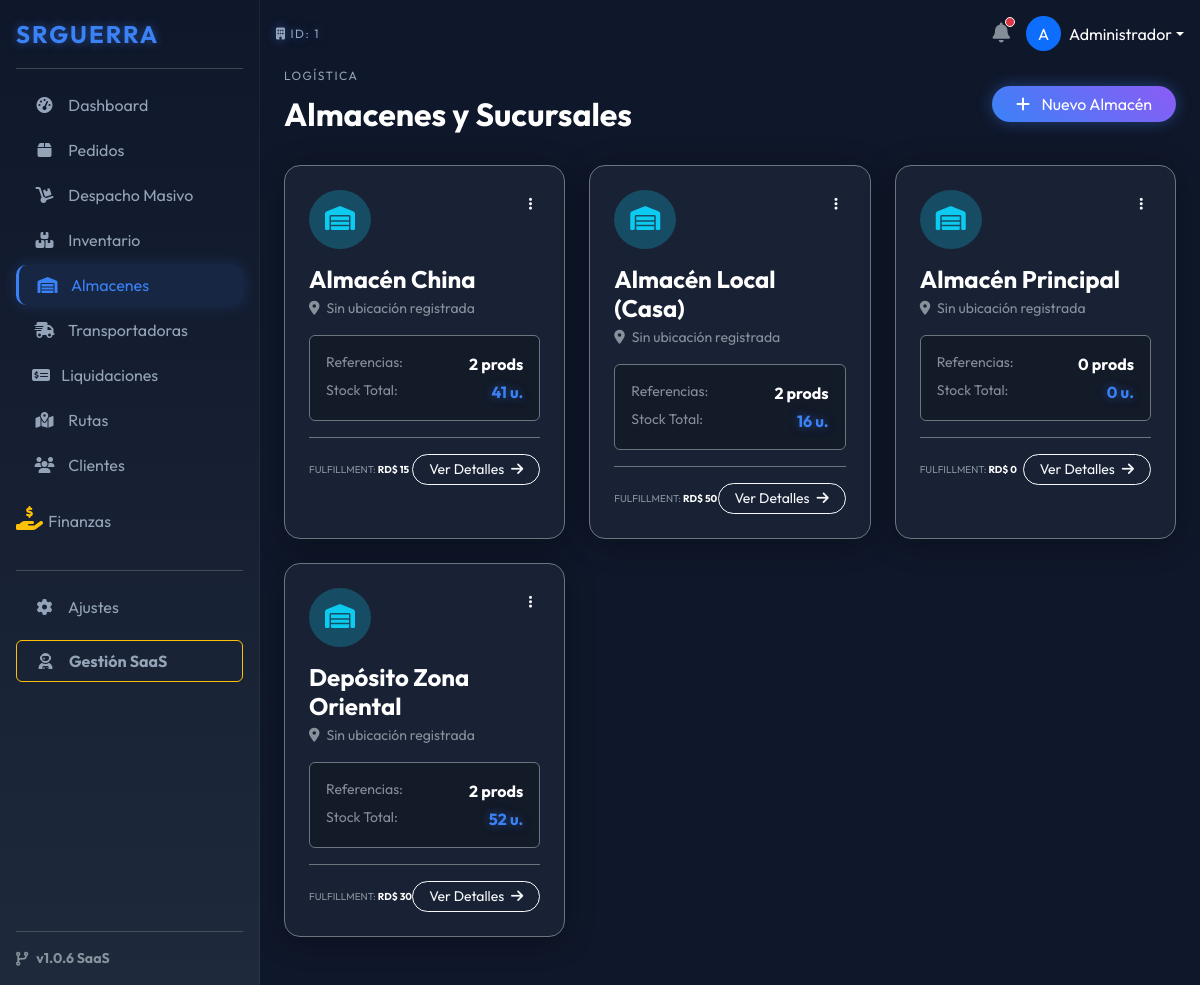
The page /index.php?ruta=almacenes (signed in) on the database its author committed.
### tables this page shows
CREATE TABLE `almacenes` (
  `id` int(11) NOT NULL,
  `empresa_id` int(11) NOT NULL,
  `nombre` varchar(100) NOT NULL,
  `ubicacion` varchar(255) DEFAULT NULL,
  `costo_empaque` decimal(10,2) DEFAULT 0.00,
  `activo` tinyint(1) DEFAULT 1
);

### modules/almacenes/index.php (the view, shortened to what this page needs)
<?php
$empresa_id = $_SESSION['empresa_id'];
$sql = "SELECT a.*,
        (SELECT COUNT(*) FROM inventario_almacen WHERE almacen_id = a.id AND cantidad > 0) as total_referencias,
        (SELECT SUM(cantidad) FROM inventario_almacen WHERE almacen_id = a.id) as total_unidades
        FROM almacenes a
        WHERE a.empresa_id = ? AND a.activo = 1
        ORDER BY a.nombre ASC";
$stmt = $pdo->prepare($sql);
$stmt->execute([$empresa_id]);
$almacenes = $stmt->fetchAll();
?>
<div class="d-flex justify-content-between align-items-center mb-4">
    <div>
        <span class="h-label">LOGÍSTICA</span>
        <h2 class="fw-bold text-white">Almacenes y Sucursales</h2>
    </div>
    <a href="index.php?ruta=almacenes/nuevo" class="btn btn-glow rounded-pill px-4">
        <i class="fas fa-plus me-2"></i> Nuevo Almacén
    </a>
</div>
<div class="row g-4">
    <?php if(count($almacenes) > 0): ?>
        <?php foreach($almacenes as $a): ?>
        <div class="col-md-4">
            <div class="card-glass h-100 p-4 position-relative group-hover border-secondary">
                <div class="d-flex justify-content-between align-items-start mb-3">
                    <div class="bg-info bg-opacity-25 p-3 rounded-circle">
                        <i class="fas fa-warehouse text-info fs-4"></i>
                    </div>
                    <div class="dropdown">
                        <button class="btn btn-sm btn-outline-light border-0" type="button" data-bs-toggle="dropdown">
                            <i class="fas fa-ellipsis-v"></i>
                        </button>
                    </div>
                </div>
                <h4 class="text-white fw-bold mb-1"><?php echo $a['nombre']; ?></h4>
                <p class="text-muted small mb-3">
                    <i class="fas fa-map-marker-alt me-1"></i>
                    <?php echo !empty($a['ubicacion']) ? $a['ubicacion'] : 'Sin ubicación registrada'; ?>
                </p>
                <div class="p-3 bg-black bg-opacity-25 rounded border border-secondary mb-3">
                    <div class="d-flex justify-content-between mb-1">
                        <span class="small text-muted">Referencias:</span>
                        <span class="text-white fw-bold"><?php echo $a['total_referencias']; ?> prods</span>
                    </div>
                    <div class="d-flex justify-content-between">
                        <span class="small text-muted">Stock Total:</span>
                        <span class="text-neon fw-bold"><?php echo number_format($a['total_unidades'] ?: 0); ?> u.</span>
                    </div>
                </div>
                <div class="d-flex justify-content-between align-items-center mt-auto border-top border-secondary pt-3">
                    <small class="text-muted" style="font-size: 10px;">
                        FULFILLMENT: <b class="text-white">RD$ <?php echo number_format($a['costo_empaque'], 0); ?></b>
                    </small>
                    <a href="index.php?ruta=almacenes/ver&id=<?php echo $a['id']; ?>" class="btn btn-sm btn-outline-light rounded-pill px-3">
                        Ver Detalles <i class="fas fa-arrow-right ms-1"></i>
                    </a>
                </div>
            </div>
        </div>
        <?php endforeach; ?>
    <?php endif; ?>
</div>

### assets/css/futuristic.css (style rules this page uses)
:root { --bg-dark: #0f172a; --bg-card: #1e293b; --primary-neon: #3b82f6; --accent-neon: #8b5cf6; --text-main: #f8fafc; --text-muted: #94a3b8; --success-glow: rgba(34, 197, 94, 0.2); --danger-glow: rgba(239, 68, 68, 0.2); }
body { background-color: var(--bg-dark); color: var(--text-main); font-family: 'Outfit', sans-serif; }
.card-glass { background: rgba(30, 41, 59, 0.7); backdrop-filter: blur(10px); -webkit-backdrop-filter: blur(10px); border: 1px solid rgba(255, 255, 255, 0.05); border-radius: 16px; box-shadow: 0 4px 30px rgba(0, 0, 0, 0.3); transition: transform 0.2s; }
.text-neon { color: var(--primary-neon); text-shadow: 0 0 10px rgba(59, 130, 246, 0.5); }
.h-label { font-size: 0.75rem; text-transform: uppercase; letter-spacing: 1.5px; color: var(--text-muted); margin-bottom: 10px; display: block; }
.btn-glow { background: linear-gradient(45deg, var(--primary-neon), var(--accent-neon)); border: none; color: white; box-shadow: 0 0 15px rgba(59, 130, 246, 0.4); }

### rows shown on the page
almacenes: nombre "Almacén China", shows "Sin ubicación registrada", total_referencias "2", total_unidades "41", costo_empaque "15"
almacenes: nombre "Almacén Local (Casa)", shows "Sin ubicación registrada", total_referencias "2", total_unidades "16", costo_empaque "50"
almacenes: nombre "Almacén Principal", shows "Sin ubicación registrada", total_referencias "0", total_unidades "0", costo_empaque "0"
almacenes: nombre "Depósito Zona Oriental", shows "Sin ubicación registrada", total_referencias "2", total_unidades "52", costo_empaque "30"

### other values the page prints
$_SESSION['empresa_id'] "1"
substr($_SESSION['usuario_nombre'], 0, 1) "A"
explode(' ', $_SESSION['usuario_nombre'])[0] "Administrador"
